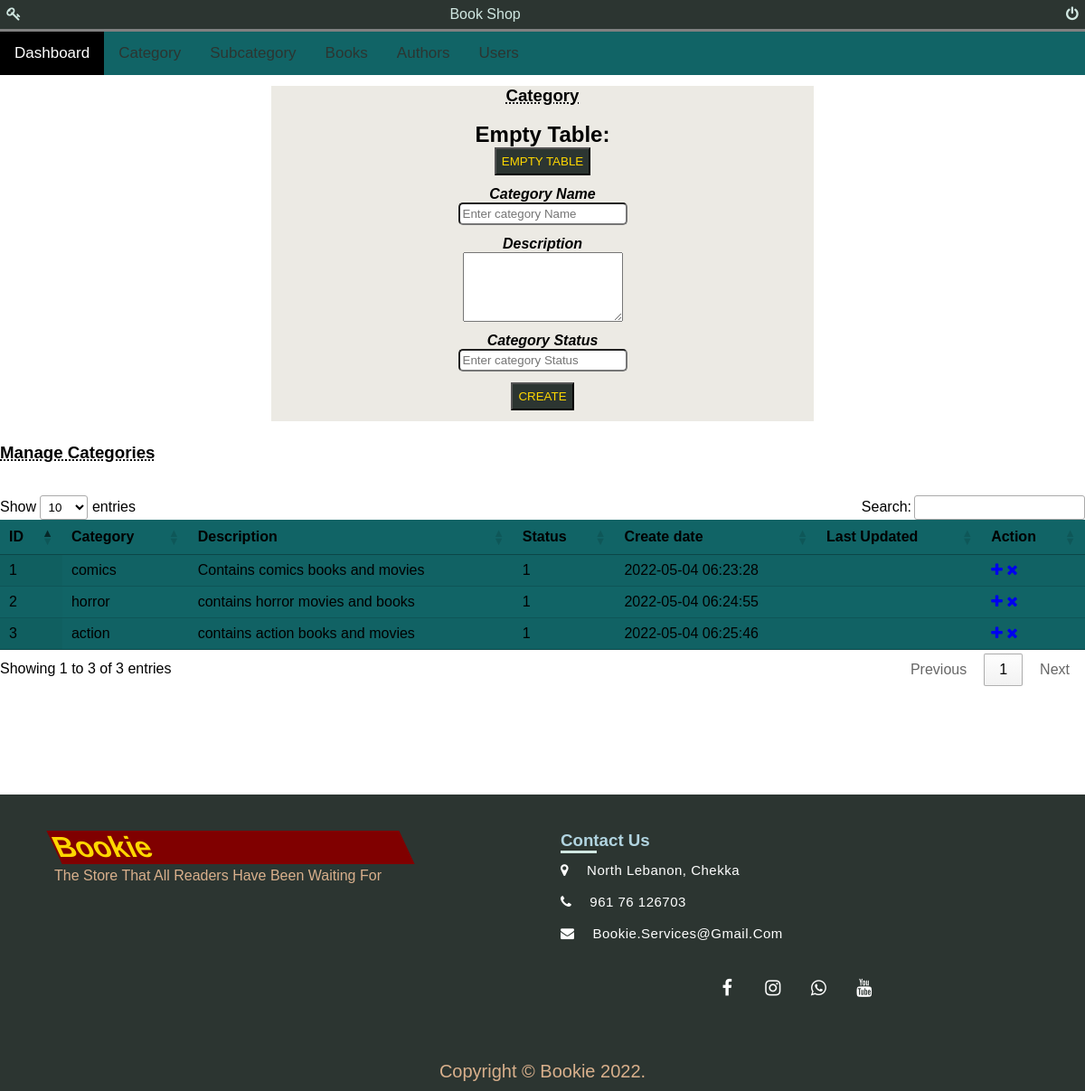
The app's page /admin/category.php (signed in) with its own data.
### tables this page shows
CREATE TABLE `category` (
  `id` int(11) NOT NULL,
  `categoryToken` varchar(255) NOT NULL,
  `categoryName` varchar(255) NOT NULL,
  `categoryDescription` longtext NOT NULL,
  `categoryStatus` int(11) NOT NULL,
  `createDate` timestamp NOT NULL DEFAULT current_timestamp(),
  `updateDate` varchar(255) NOT NULL
);

### admin/category.php (the view, shortened to what this page needs)
<?php
include('db/connection.php');
if(strlen($_SESSION['email'])==0)
	{
header('location:index.php');
}
else{
?>
<html lang="en">
<head>
	<link href="css/admin.css" rel="stylesheet"/>
	<link href="https://cdn.datatables.net/1.11.3/css/jquery.dataTables.min.css" rel="stylesheet">
  <link href="https://cdnjs.cloudflare.com/ajax/libs/font-awesome/6.1.1/css/all.min.css" rel="stylesheet">
			<link href="https://cdnjs.cloudflare.com/ajax/libs/uikit/3.0.2/css/uikit.min.css" rel="stylesheet">
			<link href="https://cdn.datatables.net/1.11.5/css/dataTables.uikit.min.css" rel="stylesheet">
</head>
<body>
	<?php include('includes/topnavigation.php');?>
<center>
	<div class="container">
							<div class="titlewrapper">
								<h3 class="title">Category</h3>
							</div>
<div class="wrapper">
<div class="wrapper">
		<br />
<form method="post">
	<h2>Empty Table:</h2>
	<button type="submit" name="truncateCategoryTable" class="adminform_btn">Empty Table</button>
</form>
			<form class="admin_form" name="Category" method="post" >
					<div class="adminform_div">
					<label class="adminform_label" for="basicinput">Category Name</label><br>
						<input type="text" placeholder="Enter category Name"  name="categoryName" class="adminform_input" required>
					</div>
					<div class="adminform_div">
							<label class="adminform_label" for="basicinput">Description</label><br>
							<textarea class="adminform_textarea" name="categoryDescription" rows="5"></textarea>
					</div>
					<div class="adminform_div">
					<label class="adminform_label" for="basicinput">Category Status</label><br>
						<input type="text" placeholder="Enter category Status"  name="categoryStatus" class="adminform_input" required>
					</div>
						<div class="adminform_div">
							<button type="submit" name="submit" class="adminform_btn">Create</button>
						</div>
			</form>
		</div>
</div>
</center>
							<div class="titlewrapper">
								<h3 class="title">Manage Categories</h3>
							</div>
							<br><br>
						<table id="datable" class="display" style="width:100%">
									<thead>
										<tr>
											<th id="custom_td">ID</th>
											<th id="custom_td">Category</th>
											<th id="custom_td">Description</th>
											<th id="custom_td">Status</th>
											<th id="custom_td">Create date</th>
											<th id="custom_td">Last Updated</th>
											<th id="custom_td">Action</th>
										</tr>
									</thead>
									<tbody>
<?php $query=mysqli_query($con,"SELECT * FROM category");
$cnt=1;
while($row=mysqli_fetch_array($query))
{
?>
										<tr id="custom_tr">
											<td><?php echo htmlentities($cnt);?></td>
											<td id="cap_username"><?php echo htmlentities($row['categoryName']);?></td>
											<td><?php echo htmlentities($row['categoryDescription']);?></td>
											<td><?php echo htmlentities($row['categoryStatus']);?></td>
											<td> <?php echo htmlentities($row['createDate']);?></td>
											<td><?php echo htmlentities($row['updateDate']);?></td>
											<td>
											<a href="editcategory.php?catName=<?php echo $row['categoryToken']?>" ><i class="fa fa-plus"></i></a>
											<a href="category.php?catName=<?php echo $row['categoryToken']?>&del=delete" onClick="return confirm('Are you sure you want to delete?')"><i class="fa fa-times"></i></a></td>
										</tr>
										<?php $cnt=$cnt+1; } ?>
								</table>
<?php include('includes/footer.inc.php');?>
</body>
<?php } ?>

### admin/css/admin.css (style rules this page uses)
.container { background-color: #ECEAE4; width: 50%; }
.titlewrapper .title { text-transform: capitalize; font-family: sans-serif; transition: 1s; text-decoration: underline; text-decoration-style: dotted; font-weight: 900; margin-top: 2%; }
table { background-color: #116466; }
.adminform_label { color: black; font-weight: bold; font-style: oblique; margin-bottom: 2%; text-transform: capitalize; }
.adminform_input, .adminform_select { border-radius: 5px; padding: 0.5%; margin-bottom: 2%; }
.adminform_textarea { text-transform: capitalize; margin-bottom: 2%; }
.adminform_btn, .submitBtn, .check-reset-otp { color: gold; background-color: #2C3531; padding: 1%; text-transform: uppercase; margin-bottom: 2%; }

### admin/includes/topnavigation.php (style rules this page uses)
* { margin: 0; padding: 0; box-sizing: border-box; font-family: sans-serif; }

### admin/includes/footer.inc.php (style rules this page uses)
.body_footer { position: relative; padding-bottom: 448px; min-height: 100vh; }

### records on screen
category: categoryName "comics", categoryDescription "Contains comics books and movies", categoryStatus "1", createDate "2022-05-04 06:23:28"
category: categoryName "horror", categoryDescription "contains horror movies and books", categoryStatus "1", createDate "2022-05-04 06:24:55"
category: categoryName "action", categoryDescription "contains action books and movies", categoryStatus "1", createDate "2022-05-04 06:25:46"
